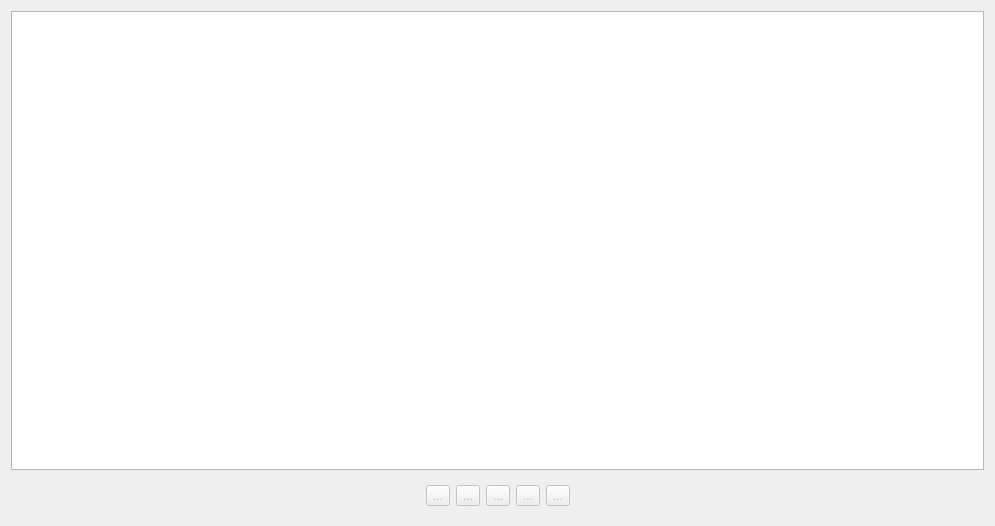
<?xml version="1.0" encoding="UTF-8"?>
<ui version="4.0">
 <class>VideoPlayer</class>
 <widget class="QWidget" name="VideoPlayer">
  <property name="geometry">
   <rect>
    <x>0</x>
    <y>0</y>
    <width>995</width>
    <height>526</height>
   </rect>
  </property>
  <property name="windowTitle">
   <string>Form</string>
  </property>
  <layout class="QGridLayout" name="gridLayout">
   <item row="1" column="0">
    <widget class="QWidget" name="buttonsBar" native="true">
     <property name="sizePolicy">
      <sizepolicy hsizetype="Expanding" vsizetype="Minimum">
       <horstretch>0</horstretch>
       <verstretch>0</verstretch>
      </sizepolicy>
     </property>
     <property name="maximumSize">
      <size>
       <width>16777215</width>
       <height>100</height>
      </size>
     </property>
     <property name="baseSize">
      <size>
       <width>0</width>
       <height>0</height>
      </size>
     </property>
     <property name="layoutDirection">
      <enum>Qt::LeftToRight</enum>
     </property>
     <layout class="QHBoxLayout" name="horizontalLayout">
      <property name="sizeConstraint">
       <enum>QLayout::SetDefaultConstraint</enum>
      </property>
      <item>
       <spacer name="horizontalSpacer">
        <property name="orientation">
         <enum>Qt::Horizontal</enum>
        </property>
        <property name="sizeHint" stdset="0">
         <size>
          <width>40</width>
          <height>20</height>
         </size>
        </property>
       </spacer>
      </item>
      <item>
       <widget class="QToolButton" name="firstFrameBtn">
        <property name="enabled">
         <bool>false</bool>
        </property>
        <property name="text">
         <string>...</string>
        </property>
        <property name="iconSize">
         <size>
          <width>20</width>
          <height>20</height>
         </size>
        </property>
       </widget>
      </item>
      <item>
       <widget class="QToolButton" name="previousFrameBtn">
        <property name="enabled">
         <bool>false</bool>
        </property>
        <property name="text">
         <string>...</string>
        </property>
        <property name="iconSize">
         <size>
          <width>20</width>
          <height>20</height>
         </size>
        </property>
       </widget>
      </item>
      <item>
       <widget class="QToolButton" name="playBtn">
        <property name="enabled">
         <bool>false</bool>
        </property>
        <property name="text">
         <string>...</string>
        </property>
        <property name="iconSize">
         <size>
          <width>20</width>
          <height>20</height>
         </size>
        </property>
       </widget>
      </item>
      <item>
       <widget class="QToolButton" name="nextFrameBtn">
        <property name="enabled">
         <bool>false</bool>
        </property>
        <property name="text">
         <string>...</string>
        </property>
        <property name="iconSize">
         <size>
          <width>20</width>
          <height>20</height>
         </size>
        </property>
       </widget>
      </item>
      <item>
       <widget class="QToolButton" name="lastFrameBtn">
        <property name="enabled">
         <bool>false</bool>
        </property>
        <property name="text">
         <string>...</string>
        </property>
        <property name="iconSize">
         <size>
          <width>20</width>
          <height>20</height>
         </size>
        </property>
       </widget>
      </item>
      <item>
       <spacer name="horizontalSpacer_2">
        <property name="orientation">
         <enum>Qt::Horizontal</enum>
        </property>
        <property name="sizeHint" stdset="0">
         <size>
          <width>40</width>
          <height>20</height>
         </size>
        </property>
       </spacer>
      </item>
     </layout>
    </widget>
   </item>
   <item row="0" column="0">
    <widget class="ScrollableGraphicsView" name="graphicsView">
     <property name="renderHints">
      <set>QPainter::TextAntialiasing</set>
     </property>
    </widget>
   </item>
  </layout>
 </widget>
 <customwidgets>
  <customwidget>
   <class>ScrollableGraphicsView</class>
   <extends>QGraphicsView</extends>
   <header>../../../../../UI/ScrollableGraphicsView.h</header>
  </customwidget>
 </customwidgets>
 <resources/>
 <connections/>
</ui>
